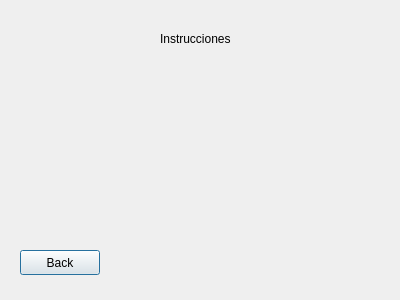
<?xml version="1.0" encoding="UTF-8"?>
<ui version="4.0">
 <class>Instructions</class>
 <widget class="QDialog" name="Instructions">
  <property name="geometry">
   <rect>
    <x>0</x>
    <y>0</y>
    <width>400</width>
    <height>300</height>
   </rect>
  </property>
  <property name="windowTitle">
   <string>Dialog</string>
  </property>
  <widget class="QLabel" name="label">
   <property name="geometry">
    <rect>
     <x>160</x>
     <y>30</y>
     <width>81</width>
     <height>17</height>
    </rect>
   </property>
   <property name="text">
    <string>Instrucciones</string>
   </property>
  </widget>
  <widget class="QPushButton" name="pushButton">
   <property name="geometry">
    <rect>
     <x>20</x>
     <y>250</y>
     <width>80</width>
     <height>25</height>
    </rect>
   </property>
   <property name="text">
    <string>Back</string>
   </property>
  </widget>
 </widget>
 <resources/>
 <connections/>
</ui>
